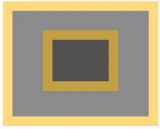
#> input picture image.png, 160 x 129 px
$ python task1.py
#> lines starting #> are read from the running program, lines starting #| are printed output that depends on the picture
from PIL import Image


image = Image.open("image.png")
#> image is the input picture: PIL image 160x129 RGB; mean R, G, B 173.4, 160.8, 128.5
image = image.convert("RGBA")
#> image: PIL image 160x129 RGBA

width, height = image.size
#> width = 160; height = 129
pixels = image.load()

for y in range(height):
    for x in range(width):
        pixel = pixels[x, y]
        if pixel[:3] <= (81, 81, 81):
            pixels[x, y] = (0, 0, 0, 0)

image.save("task1.png")
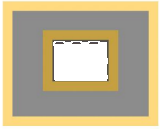
#> saved as task1.png: PIL image 160x129 RGBA; mean R, G, B, A 165.4, 152.8, 120.5, 229.5; transparent parts drawn white
